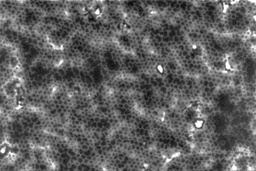
#> input picture 1x/vat4-processed.jpg, 256 x 171 px, shrunk from 710 x 474 before the run, found by its file name
$ python strainCalculation.py
#> lines starting #> are read from the running program, lines starting #| are printed output that depends on the picture; after the words box and inside, x2 and y2 are one past the last pixel; in counts of white or black regions, pixels touching at a corner belong together
# ALL THE CODE

import cv2
import numpy as np
import matplotlib.pyplot as plt
from scipy.ndimage import gaussian_filter
import time

# Show Image function
def showImage(name, image):
    cv2.imshow(name, image)
    cv2.waitKey(0)

# Convert pixels to nm with the scale bar
# [8 lines left out: function conversion, not called in this run]

def detect_hexagons(image_path, show_result=True):
    # Load image in grayscale
#> called with show_result = True
    img = cv2.imread(image_path, cv2.IMREAD_GRAYSCALE)
#> img is the input picture: shape (171, 256); min 7, max 255, mean 97.2
    if img is None:
        raise ValueError("Image not found or path is incorrect.")


    # Blur to reduce noise
    blurred = cv2.GaussianBlur(img, (5,5), 0)
    showImage("Blurred Image", blurred)

    #Threshold image to b&w
    th3 = cv2.adaptiveThreshold(blurred,255,cv2.ADAPTIVE_THRESH_GAUSSIAN_C,\
            cv2.THRESH_BINARY_INV,19,5)
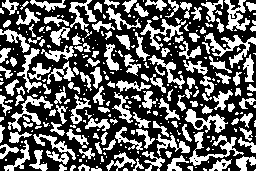
#> th3: shape (171, 256); 38.5% white; 329 white regions (187 under 20 px), largest, box (x1, y1, x2, y2) and area: (204, 33, 256, 68) 526, (189, 132, 244, 166) 514, (8, 96, 53, 132) 411
    showImage("th3", th3)

    #Edge detection
    edges = cv2.Canny(th3, 25,45)
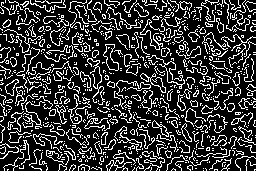
#> edges: shape (171, 256); 22% white in thin lines or dots
    showImage("Edge Image", edges)

    #thicken edge lines
    kernel = np.ones((2,2),np.uint8)
    dilation = cv2.dilate(edges,kernel,iterations = 1)
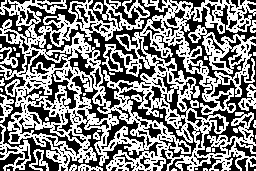
#> dilation: shape (171, 256); 51.2% white; 448 black regions (318 under 20 px)
    showImage("Dilated Edges", dilation)

    # Find contours
    contours, _ = cv2.findContours(dilation, cv2.RETR_LIST, cv2.CHAIN_APPROX_SIMPLE)
#> contours = 640 contours, 468 with area under 20; largest, box (x1, y1, x2, y2) and area: (0, 0, 256, 171) 29557, (139, 31, 219, 121) 1156, (118, 88, 198, 159) 1055, (22, 73, 79, 110) 581, (100, 109, 146, 150) 538
    # print(contours[0])

    # Convert grayscale to BGR for visualization
    output = cv2.cvtColor(img, cv2.COLOR_GRAY2BGR)

    hexagons = []
    centroids = []

    for cnt in contours:
        # Approximate contour to polygon
        epsilon = 0.04 * cv2.arcLength(cnt, True)
        approx = cv2.approxPolyDP(cnt, epsilon, True)

        # Check for hexagon: min 4 vertices, area threshold, and convexity
        if len(approx) >= 4 and cv2.isContourConvex(approx):
            area = cv2.contourArea(approx)
            if area > 10 and area < 120:
                #---------New method------
                hexagons.append(approx)
                cX, cY = findCentroids(contours = approx)
                centroids.append(np.array([cX, cY]))
#> this loop made 640 passes
#> (epsilon, approx, area, cX, cY) on passes 41, 44: (1.18, [[25, 159], [20, 165], [15, 165], [18, 159]], 36, 19, 161), (1.4, [[208, 157], [199, 164], [196, 159], [202, 156]], 45, 201, 159)
#> after the loop, centroids = 113 pairs, first value 7 to 247, second value 4 to 165; hexagons = 113 contours, 68 with area under 20; largest, box (x1, y1, x2, y2) and area: (92, 67, 102, 88) 97, (181, 97, 193, 111) 82, (174, 8, 186, 20) 76, (119, 35, 129, 50) 76, (211, 39, 226, 55) 74

    filtered_hexagons, filtered_centroids = remove_duplicate_hexagons(hexagons, centroids, threshold = 3.5)
#> in remove_duplicate_hexagons, `n = len(centroids)`: n = 113
#> in remove_duplicate_hexagons, `keep = [True] * n`: keep = 113 items, first 6: True, True, True, True, True, True
#> in remove_duplicate_hexagons, `filtered_hexagons = [hexagons[i] for i in range(n) if keep[i]]`: filtered_hexagons has the same summary as hexagons in detect_hexagons
#> in remove_duplicate_hexagons, `filtered_centroids = [centroids[i] for i in range(n) if keep[i]]`: filtered_centroids has the same summary as centroids in detect_hexagons
#> filtered_hexagons has the same summary as hexagons; filtered_centroids has the same summary as centroids
    for c in filtered_hexagons:
        cv2.drawContours(output, [c], -1, (0, 255, 0), 1)
#> this loop made 113 passes
#> c on passes 3, 4, 5, 14, 15, 19, 22, 25: [[137, 161], [139, 164], [137, 167], [135, 164]], [[25, 159], [20, 165], [15, 165], [18, 159]], [[208, 157], [199, 164], [196, 159], [202, 156]], [[97, 143], [101, 150], [100, 153], [96, 147]], [[114, 141], [115, 143], [110, 149], [109, 146]], [[35, 138], [38, 137], [41, 142], [38, 143]], [[23, 135], [26, 133], [30, 135], [25, 137]], [[243, 131], [245, 130], [251, 133], [246, 138]]
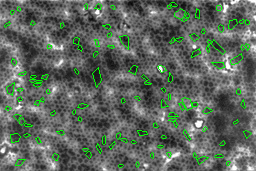
#> output: shape (171, 256, 3); 4.34% of pixels changed, all inside (x1, y1, x2, y2) = (4, 2, 252, 168)

    for h in filtered_centroids:
        cv2.circle(output, h, 0, (0, 255, 0), -1)
#> this loop made 113 passes
#> h on passes 1 to 8: [120, 165], [227, 162], [137, 164], [19, 161], [201, 159], [218, 155], [55, 156], [194, 155]
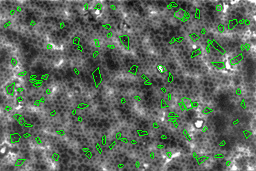
#> output: shape (171, 256, 3); 0.24% of pixels changed, all inside (x1, y1, x2, y2) = (7, 4, 248, 166)


    if show_result:
        print(f"Detected {len(filtered_hexagons)} hexagons.")
#| Detected 113 hexagons.
        showImage("Detected Hexagons", output)


    # return hexagons, centroids, output
    return filtered_hexagons, filtered_centroids, output

def findCentroids(contours):
    # Moment is the weighted average of image pixel intensities
    M = cv2.moments(contours)

    # Preventing getting errors
    if M["m00"] != 0:
        # Find the centroid of the image, convert it to binary format and then find its center
        cX = int(M["m10"] / M["m00"])
        cY = int(M["m01"] / M["m00"])
    else:
        cX, cY = 0, 0

    return cX, cY

def remove_duplicate_hexagons(hexagons, centroids, threshold):
    n = len(centroids)
    # Create a matrix of boolean value that's the same size as centroids
    keep = [True] * n

    for i in range(n):
        if not keep[i]:
            continue
        for j in range(i + 1, n):
            # Calculate if there are centroids that are too close to each other, if there is then its possible that its duplicated
            if keep[j] and np.linalg.norm(centroids[i] - centroids[j]) < threshold:
                # Change corresponding boolean value in keep to False
                # Only keeping the first found value
                keep[j] = False

    # Filter out the hexagons and centroids with the keep matrix
    filtered_hexagons = [hexagons[i] for i in range(n) if keep[i]]
    filtered_centroids = [centroids[i] for i in range(n) if keep[i]]

    return filtered_hexagons, filtered_centroids

#k=6
def nearestNeighbours(centroid, k, image):
    neighbours = {}
    neighbours_temp = {}
    x = 0
    for index, c in enumerate(centroid):
        # Calculate euclidean distances between each centroid and all other centroids
        EuDistance = [np.linalg.norm(np.array(x) - np.array(c)) for x in centroid]
        # Exclude the centroid itself from the nearest distance
        EuDistance[index] = float('inf')  # exclude self

        # Sort data points by distance (smallest to largest) and get first K numbers of nearest neighbors
        # N_distance is just a group of indices of the closest points
        N_distance = np.argsort(EuDistance, kind='stable')[:k]

        kNN_temp = [EuDistance[n] for n in N_distance]
        avg = np.mean(kNN_temp)
        # for dist in N_distance:
        #     sum += EuDistance[dist]

        # avg = sum/6

        standardDev = np.std(kNN_temp)
        # print(standardDev)
        # Get the target values of the K nearest neighbors as long as they are under certain distance (pixels)
        nearest = []

        for dist in N_distance:
            # EuDistance[dist] < np.sqrt(15**2+15**2) and
            if EuDistance[dist] <= avg or standardDev <= 2:
                nearest.append(dist)
                neighbours_temp[x] = ([centroid[index],centroid[dist]])
                x += 1


        kNN = [centroid[i] for i in nearest]

        neighbours[index] = kNN

    for i in range(len(centroid)):
        for n in neighbours[i]:
            cv2.line(image, centroid[i], n, (255, 0, 0), 1)

    showImage("Nearest Neighbors", image)
    # If you want to save the image, uncomment this line
    # cv2.imwrite('Nearest_neigh.png',image)

    return neighbours, EuDistance, neighbours_temp

#Creates a contour map based on how far apart the centroids are (not being used rn)
# [62 lines left out: functions contourMap, elapsedTime, strainCalc, not called in this run]

# Example usage:
if __name__ == "__main__":

    # start_time = time.time()

    # image_path = "C:/Users/roxxa/OneDrive/University/Masters/Code/CrackThoseHexagons/hexagons_lightRoom.jpg"
    # image_path = "C:/Users/Owner/OneDrive/Documents/School/Masters/Research/Code/hexagons_git/CrackThoseHexagons/hexagons_lightRoom.jpg"
    image_path = "C:/Users/roxxa/OneDrive/University/Masters/Code/CrackThoseHexagons/1x/vat4-processed.jpg"
    hexagons, centroids, output = detect_hexagons(image_path)

    # scale = conversion()

    # Obtain the neighbours
    neighbours, distance, temp = nearestNeighbours(centroids, 6, output)
#> the loop in nearestNeighbours, `for index, c in enumerate(centroid):` made 113 passes
#> (c, N_distance, kNN_temp, avg, standardDev, kNN) on passes 1 to 3: ([120, 165], [2, 14, 17, 16, 13, 23], [17.03, 22.85, 26.17, 27.29, 27.8, 30.07], 25.2, 4.24, [[137, 164], [111, 144]]), ([227, 162], [5, 15, 4, 7, 24, 28], [11.4, 19.65, 26.17, 33.73, 34.67, 41.05], 27.78, 9.97, [[218, 155], [222, 143], [201, 159]]), ([137, 164], [9, 0, 16, 17, 12, 27], [16.64, 17.03, 23.35, 28.65, 29.21, 32.25], 24.52, 6.03, [[151, 155], [120, 165], [133, 141]])
#> after the loop in nearestNeighbours, `for index, c in enumerate(centroid):`: neighbours = 113 items; neighbours_temp = 304 items; x = 304
#> the loop in nearestNeighbours, `for i in range(len(centroid)):` made 113 passes
#> after the loop in nearestNeighbours, `for i in range(len(centroid)):`:
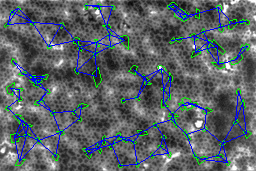
#> image: shape (171, 256, 3); mean B, G, R 103.4, 98.5, 89.5
#> neighbours = 113 items; distance = 113 items, first 6: 169.5, 167, 164, 219.9, 157.5, 157.6; temp = 304 items
    # [12 lines of commented-out code are left out]
    x = 0
    keep = [True] * len(temp)
#> keep = 304 items, first 6: True, True, True, True, True, True
    # int(len(temp)/2)
    for i in range(len(temp)):
        # for h in range(len(temp)-1,int(len(temp)/2), -1):
        for h in range(i, len(temp)):
            # if i != h and np.array_equal(temp[i][0], temp[h][1]) and np.array_equal(temp[i][1], temp[h][0]):
            if i != h and (temp[i][0][0] == temp[h][1][0]) and (temp[i][0][1] == temp[h][1][1]) and (temp[i][1][0] == temp[h][0][0]) and (temp[i][1][1] == temp[h][0][1]):
                keep[i] =False
#> after the loop, keep = 304 items, first 6: False, True, False, False, True, False
                # [5 lines of commented-out code are left out]
    filtered_data = [temp[i] for i in range(len(temp)) if keep[i]]
#> filtered_data = 188 items, first 6: [[120, 165], [111, 144]], [[227, 162], [201, 159]], [[137, 164], [120, 165]], [[137, 164], [133, 141]], [[19, 161], [14, 137]], [[19, 161], [26, 135]]
    # [5 lines of commented-out code are left out]

    for i in range(len(filtered_data)):
        cv2.line(output, filtered_data[i][0], filtered_data[i][1], (255, 100, 0), 1)
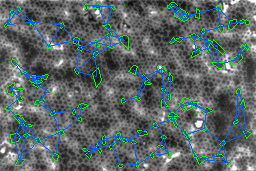
#> output: shape (171, 256, 3); 5.44% of pixels changed, all inside (x1, y1, x2, y2) = (7, 4, 248, 166)

    showImage("New Nearest Neighbors", output)
    strainCalc(filtered_data)

    # [17 lines of commented-out code are left out]

$ run again, with hexagons_lightRoom.jpg copied over 1x/vat4-processed.jpg
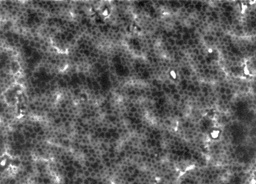
#> input picture hexagons_lightRoom.jpg, 256 x 184 px, shrunk from 710 x 510 before the run, found by its file name
#> in detect_hexagons, img is the input picture: shape (184, 256); min 5, max 255, mean 95.9
#> in detect_hexagons, `th3 = cv2.adaptiveThreshold(blurred,255,cv2.ADAPTIVE_THRESH_GAUSSIAN_C..`:
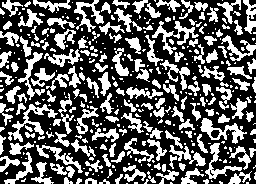
#> th3: shape (184, 256); 37.3% white; 400 white regions (232 under 20 px), largest, box (x1, y1, x2, y2) and area: (8, 104, 58, 142) 465, (200, 118, 247, 144) 433, (152, 21, 199, 55) 429
#> edges: shape (184, 256); 22% white in thin lines or dots
#> dilation: shape (184, 256); 50.8% white; 487 black regions (364 under 20 px)
#> contours = 698 contours, 529 with area under 20; largest, box (x1, y1, x2, y2) and area: (0, 0, 180, 184) 17389, (111, 0, 256, 139) 7190, (178, 83, 256, 184) 2246, (204, 27, 256, 80) 900, (28, 2, 83, 41) 702
#> the loop in detect_hexagons, `for cnt in contours:` made 698 passes
#> (epsilon, approx, area, cX, cY) on passes 25, 54: (1.02, [[125, 176], [133, 176], [134, 178], [129, 181]], 26.5, 129, 177), (1.12, [[229, 168], [240, 167], [241, 169], [232, 170]], 22, 235, 168)
#> after the loop in detect_hexagons, `for cnt in contours:`: centroids = 104 pairs, first value 5 to 254, second value 4 to 177; hexagons = 104 contours, 60 with area under 20; largest, box (x1, y1, x2, y2) and area: (83, 7, 96, 26) 93, (127, 38, 141, 50) 76, (229, 67, 244, 74) 73, (206, 51, 218, 63) 67, (148, 5, 161, 18) 62
#> n = 104
#> in remove_duplicate_hexagons, `keep = [True] * n`: keep = 104 items, first 6: True, True, True, True, True, True
#> in remove_duplicate_hexagons, `filtered_hexagons = [hexagons[i] for i in range(n) if keep[i]]`: filtered_hexagons = 102 contours, 60 with area under 20; largest, box (x1, y1, x2, y2) and area: (83, 7, 96, 26) 93, (127, 38, 141, 50) 76, (229, 67, 244, 74) 73, (206, 51, 218, 63) 67, (148, 5, 161, 18) 62
#> in remove_duplicate_hexagons, `filtered_centroids = [centroids[i] for i in range(n) if keep[i]]`: filtered_centroids = 102 pairs, first value 5 to 254, second value 4 to 177
#> the loop in detect_hexagons, `for c in filtered_hexagons:` made 102 passes
#> c on passes 1, 4, 7, 9, 11, 12, 14, 17: [[125, 176], [133, 176], [134, 178], [129, 181]], [[254, 172], [253, 178], [255, 180], [255, 172]], [[229, 168], [240, 167], [241, 169], [232, 170]], [[179, 165], [183, 164], [185, 166], [183, 170]], [[39, 163], [45, 164], [42, 176], [37, 166]], [[73, 163], [77, 162], [80, 167], [79, 168]], [[170, 159], [171, 156], [176, 158], [173, 160]], [[123, 152], [124, 155], [119, 161], [118, 158]]
#> the loop in detect_hexagons, `for h in filtered_centroids:` made 102 passes
#> h on passes 1 to 8: [129, 177], [246, 176], [165, 173], [254, 175], [130, 172], [21, 174], [235, 168], [87, 168]
#| Detected 102 hexagons.
#> `hexagons, centroids, output = detect_hexagons(image_path)`: hexagons has the same summary as filtered_hexagons in remove_duplicate_hexagons; centroids has the same summary as filtered_centroids in remove_duplicate_hexagons
#> the loop in nearestNeighbours, `for index, c in enumerate(centroid):` made 102 passes
#> (c, N_distance, kNN_temp, avg, standardDev, kNN) on passes 1 to 3: ([129, 177], [4, 16, 9, 19, 18, 25], [5.1, 22.47, 25.94, 26.48, 28.65, 31.06], 23.28, 8.54, [[130, 172], [121, 156]]), ([246, 176], [3, 6, 29, 14, 39, 37], [8.06, 13.6, 45.49, 57.94, 60.07, 61.47], 41.11, 22.08, [[254, 175], [235, 168]]), ([165, 173], [9, 13, 8, 17, 23, 22], [15.26, 16.55, 18.38, 24.7, 24.74, 25], 20.77, 4.14, [[152, 165], [172, 158], [182, 166]])
#> after the loop in nearestNeighbours, `for index, c in enumerate(centroid):`: neighbours = 102 items; neighbours_temp = 300 items; x = 300
#> the loop in nearestNeighbours, `for i in range(len(centroid)):` made 102 passes
#> `neighbours, distance, temp = nearestNeighbours(centroids, 6, output)`: neighbours = 102 items; distance = 102 items, first 6: 182.1, 182.2, 170.3, 184, 177.1, 236.9; temp = 300 items
#> `keep = [True] * len(temp)`: keep = 300 items, first 6: True, True, True, True, True, True
#> after the loop `for i in range(len(temp)):`: keep = 300 items, first 6: False, True, False, False, False, True
#> filtered_data = 188 items, first 6: [[129, 177], [121, 156]], [[165, 173], [172, 158]], [[165, 173], [182, 166]], [[254, 175], [246, 176]], [[130, 172], [129, 177]], [[130, 172], [121, 156]]
#> after the loop `for i in range(len(filtered_data)):`:
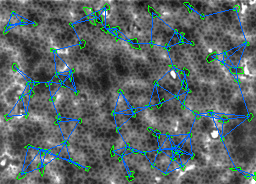
#> output: shape (184, 256, 3); mean B, G, R 102.9, 101.5, 88.3

$ run again, with 1x/vat2-processed.jpg copied over 1x/vat4-processed.jpg
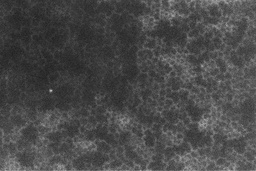
#> input picture 1x/vat2-processed.jpg, 256 x 171 px, shrunk from 710 x 474 before the run, found by its file name
#> in detect_hexagons, img is the input picture: shape (171, 256); min 32, max 192, mean 73.8
#> in detect_hexagons, `th3 = cv2.adaptiveThreshold(blurred,255,cv2.ADAPTIVE_THRESH_GAUSSIAN_C..`:
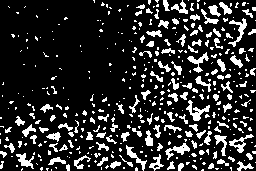
#> th3: shape (171, 256); 17.4% white; 427 white regions (308 under 20 px), largest, box (x1, y1, x2, y2) and area: (186, 100, 210, 121) 181, (228, 18, 247, 47) 165, (165, 143, 190, 160) 156
#> edges: shape (171, 256); 13.6% white in thin lines or dots
#> dilation: shape (171, 256); 31.7% white in thin lines or dots
#> contours = 541 contours, 401 with area under 20; largest, box (x1, y1, x2, y2) and area: (196, 0, 233, 25) 382, (165, 131, 211, 161) 356, (163, 107, 213, 147) 339, (213, 116, 245, 157) 330, (180, 91, 211, 122) 316
#> the loop in detect_hexagons, `for cnt in contours:` made 541 passes
#> (epsilon, approx, area, cX, cY) on pass 31: (1.22, [[174, 161], [169, 163], [167, 170], [175, 169]], 48, 171, 166)
#> after the loop in detect_hexagons, `for cnt in contours:`: centroids = 115 pairs, first value 7 to 252, second value 3 to 166; hexagons = 115 contours, 72 with area under 20; largest, box (x1, y1, x2, y2) and area: (146, 30, 163, 38) 92, (175, 34, 187, 48) 78, (150, 71, 164, 83) 75, (15, 116, 26, 127) 74, (120, 131, 131, 146) 71
#> n = 115
#> in remove_duplicate_hexagons, `keep = [True] * n`: keep = 115 items, first 6: True, True, True, True, True, True
#> after the loop in remove_duplicate_hexagons, `for i in range(n):`: keep = 115 items, first 6: True, True, True, True, True, False
#> in remove_duplicate_hexagons, `filtered_hexagons = [hexagons[i] for i in range(n) if keep[i]]`: filtered_hexagons = 109 contours, 72 with area under 20; largest, box (x1, y1, x2, y2) and area: (146, 30, 163, 38) 92, (150, 71, 164, 83) 75, (120, 131, 131, 146) 71, (191, 110, 203, 121) 59, (239, 19, 247, 37) 55
#> in remove_duplicate_hexagons, `filtered_centroids = [centroids[i] for i in range(n) if keep[i]]`: filtered_centroids = 109 pairs, first value 7 to 252, second value 3 to 166
#> the loop in detect_hexagons, `for c in filtered_hexagons:` made 109 passes
#> c on passes 4, 8, 14, 21, 22, 31, 32, 34: [[202, 162], [202, 165], [206, 165], [206, 162]], [[247, 155], [249, 154], [252, 158], [250, 159]], [[94, 145], [90, 146], [89, 149], [94, 148]], [[208, 137], [210, 140], [206, 143], [205, 140]], [[33, 136], [36, 137], [34, 143], [32, 138]], [[89, 132], [92, 136], [91, 139], [87, 138]], [[148, 131], [152, 139], [151, 145], [146, 143]], [[128, 131], [121, 134], [120, 145], [130, 136]]
#> the loop in detect_hexagons, `for h in filtered_centroids:` made 109 passes
#> h on passes 1 to 8: [80, 166], [171, 165], [115, 164], [204, 163], [221, 161], [76, 162], [231, 159], [249, 156]
#| Detected 109 hexagons.
#> `hexagons, centroids, output = detect_hexagons(image_path)`: hexagons has the same summary as filtered_hexagons in remove_duplicate_hexagons; centroids has the same summary as filtered_centroids in remove_duplicate_hexagons
#> the loop in nearestNeighbours, `for index, c in enumerate(centroid):` made 109 passes
#> (c, N_distance, kNN_temp, avg, standardDev, kNN) on passes 1 to 3: ([80, 166], [5, 13, 12, 30, 8, 2], [5.66, 21.95, 29, 31.32, 34.01, 35.06], 26.17, 10.11, [[76, 162], [91, 147]]), ([171, 165], [9, 18, 19, 11, 26, 15], [17.89, 21.63, 22.09, 22.67, 30.08, 31.14], 24.25, 4.76, [[179, 149], [159, 147], [169, 143], [186, 148]]), ([115, 164], [10, 12, 13, 33, 27, 0], [15.81, 22.8, 29.41, 29.41, 33.11, 35.06], 27.6, 6.51, [[120, 149], [101, 146]])
#> after the loop in nearestNeighbours, `for index, c in enumerate(centroid):`: neighbours = 109 items; neighbours_temp = 308 items; x = 308
#> the loop in nearestNeighbours, `for i in range(len(centroid)):` made 109 passes
#> `neighbours, distance, temp = nearestNeighbours(centroids, 6, output)`: neighbours = 109 items; distance = 109 items, first 6: 231.9, 178.1, 206.9, 165.2, 159.8, 232; temp = 308 items
#> `keep = [True] * len(temp)`: keep = 308 items, first 6: True, True, True, True, True, True
#> after the loop `for i in range(len(temp)):`: keep = 308 items, first 6: False, True, True, True, True, True
#> filtered_data = 188 items, first 6: [[80, 166], [91, 147]], [[171, 165], [179, 149]], [[171, 165], [159, 147]], [[171, 165], [169, 143]], [[171, 165], [186, 148]], [[115, 164], [101, 146]]
#> after the loop `for i in range(len(filtered_data)):`:
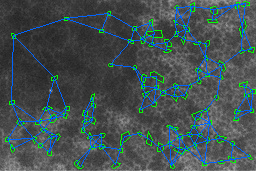
#> output: shape (171, 256, 3); mean B, G, R 82.3, 81.4, 67
